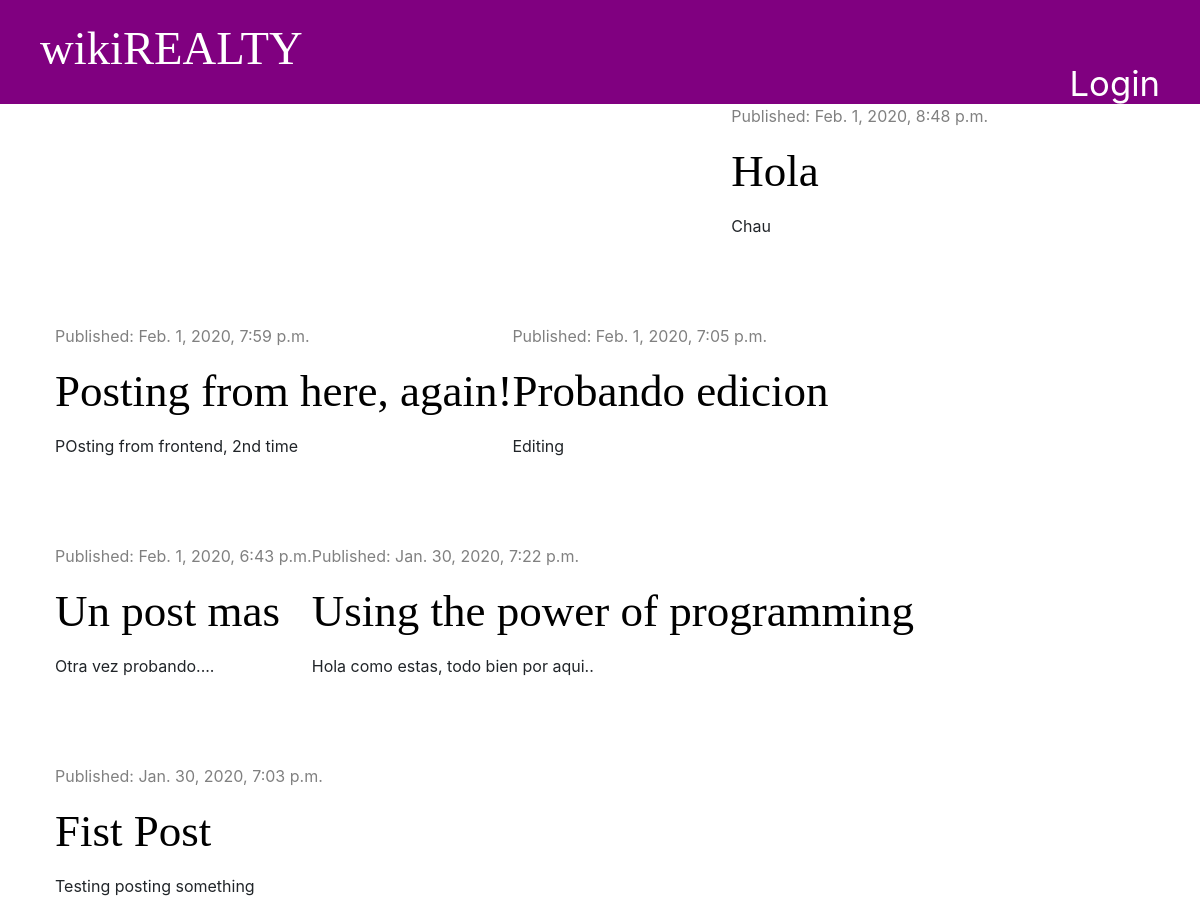
/, run on an earlier commit of the app's database.
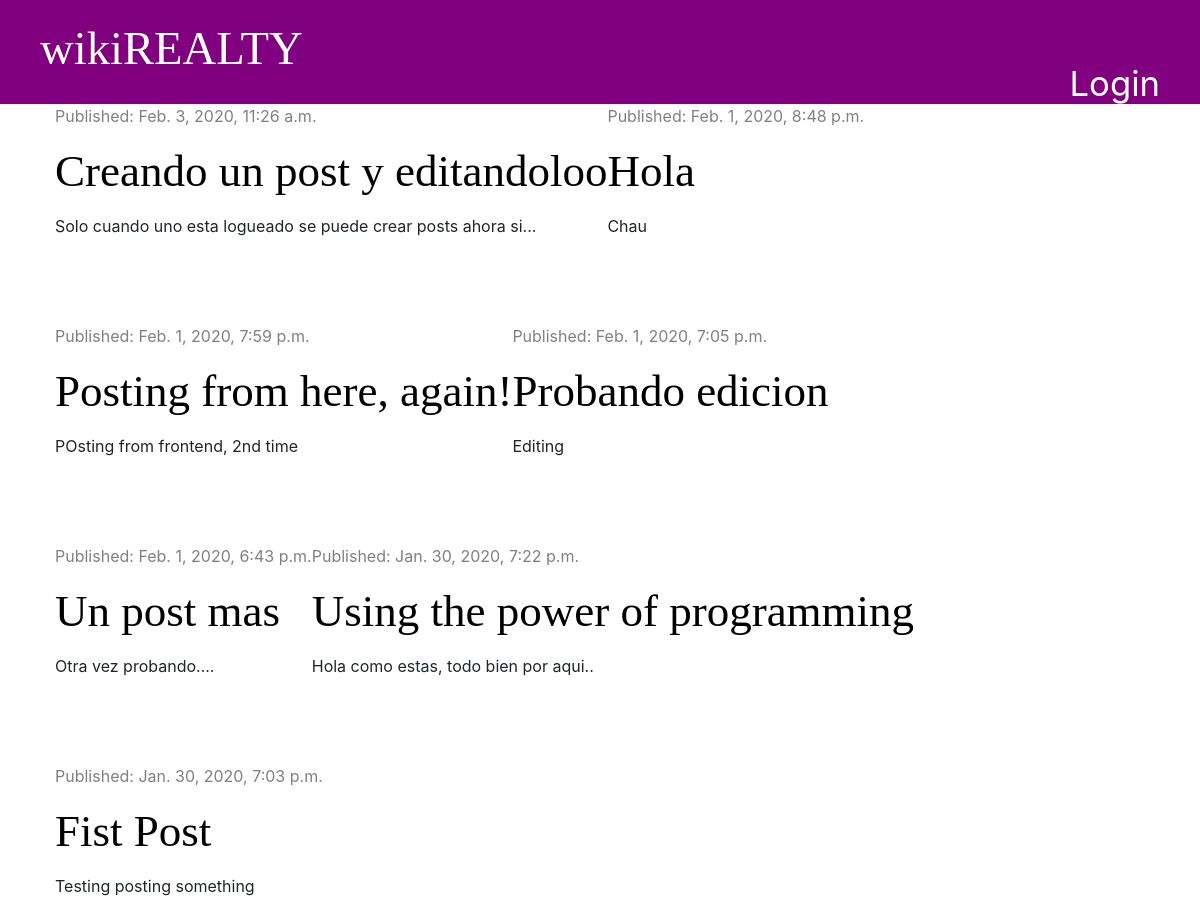
And on a later commit of the database.
### blog/models.py (models this page shows, shortened)
class Post(models.Model):
    title = models.CharField(max_length=200)
    author = models.ForeignKey('auth.User', on_delete=models.CASCADE)
    text = models.TextField()
    created_date = models.DateTimeField(default=timezone.now)
    published_date = models.DateTimeField(blank=True, null=True)

### blog/views.py (the view)
# urls.py: path('', views.post_list, name='post_list'),
def post_list(request):
    posts = Post.objects.filter(published_date__lte=timezone.now()).order_by('-published_date')
    stuff_for_frontend = {'posts': posts}
    return render(request, 'blog/post_list.html', stuff_for_frontend)

### blog/templates/blog/post_list.html (shortened to what this page needs)
{% extends 'blog/base.html' %}
{% block content %}
    {% for post in posts %}
        <div class="post">
            <div class="date">
                <p>Published: {{ post.published_date}}</p>
            </div>
            <p><h1><a href="{% url 'post_detail' pk=post.pk %}">{{ post.title }}</a></h1></p>
            <p>{{ post.text | linebreaksbr }}</p>
        </div>
    {% endfor %}
{% endblock %}

### blog/templates/blog/base.html (shortened to what this page needs)
{% load static %}
<!DOCTYPE html>
<html>
<head>
    <link href="https://stackpath.bootstrapcdn.com/bootstrap/4.4.1/css/bootstrap.min.css" rel="stylesheet"
>
    <link rel="stylesheet" href="{% static 'css/blog.css' %}">
    <link href="https://maxcdn.bootstrapcdn.com/font-awesome/4.7.0/css/font-awesome.min.css" rel="stylesheet" type='text/css'>
</head>
<body>
    <div class="page-header">
        {% if user.is_authenticated %}
            <a href="/" class="top-menu"><i class="fab fa-firstdraft"></i></a>
            <a href="{% url 'post_new' %}" class="top-menu"><i class="fa fa-plus fa-2x"></i></a>
            <p class="top-menu">Hello, {{ user.username }} <small><a href="{% url 'logout' %}">(Logout)</a></small></p>
        {% else %}
            <a href="{% url 'login' %}" class="top-menu">Login</a>
        {% endif %}
        <h1><a href="/">wikiREALTY</a></h1>
    </div>
    <div class="content container">
        <div class="row">
            <div class="col-md-8"></div>
            {% block content %}
            {% endblock %}
        </div>
    </div>
</body>
</html>

### blog/static/css/blog.css (style rules this page uses)
.page-header { background-color: purple; margin-top: 0; padding: 20px 20px 20px 40px; }
.page-header h1, .page-header h1 a { color: #ffffff; font-size: 35pt; text-decoration: none; }
.content { margin-left: 40px; }
h1, h2, h3, h4 { font-family: 'Tangerine', 'Inconsolata'; font-size: 45px; }
.date { color: grey; }
.post { margin-bottom: 70px; align-content: left; }
.post h1 a { color: black; }
.top-menu { color: white; float: right; font-size: 26pt; margin-right: 20px; }

What changed in the data, as far as the page shows it:
added Post: published_date "Feb. 3, 2020, 11:26 a.m.", title "Creando un post y editandoloo", text "Solo cuando uno esta logueado se puede crear posts ahora si..."
